Frame 1 (no input): blank canvas, image omitted
Frame 60 (the mouse pressed at the canvas centre just before this capture): blank canvas, image omitted
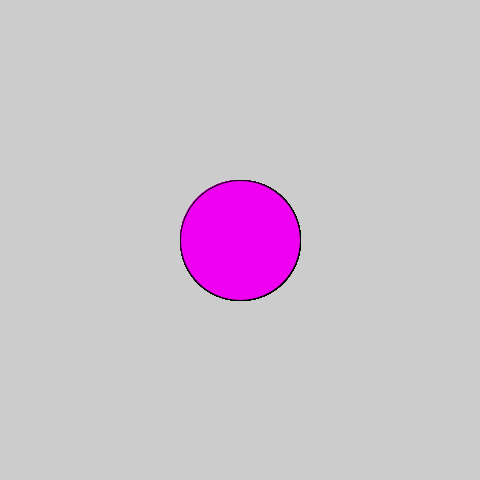
Frame 120 (the mouse held since frame 60 and released just before this capture)

The Processing sketch whose frames 1 and 60 were blank and that drew this single picture after the mouse press (run headless with seeded random() and noise(); from frame 60 on, the mouse is pressed at the canvas centre):

// Processing sketch: Tutorial1
// ── Tutorial1.pde
void setup(){
  size(480,480);
}

void draw() {
  if (mousePressed) {
    fill(mouseY,0,mouseX);
    ellipse(mouseX,mouseY,240-mouseY/2,240-mouseX/2);
  } else {
    fill(mouseX,mouseY,0);
    ellipse(mouseX,mouseY,mouseY/2,mouseX/2);
  }
  
}
    
